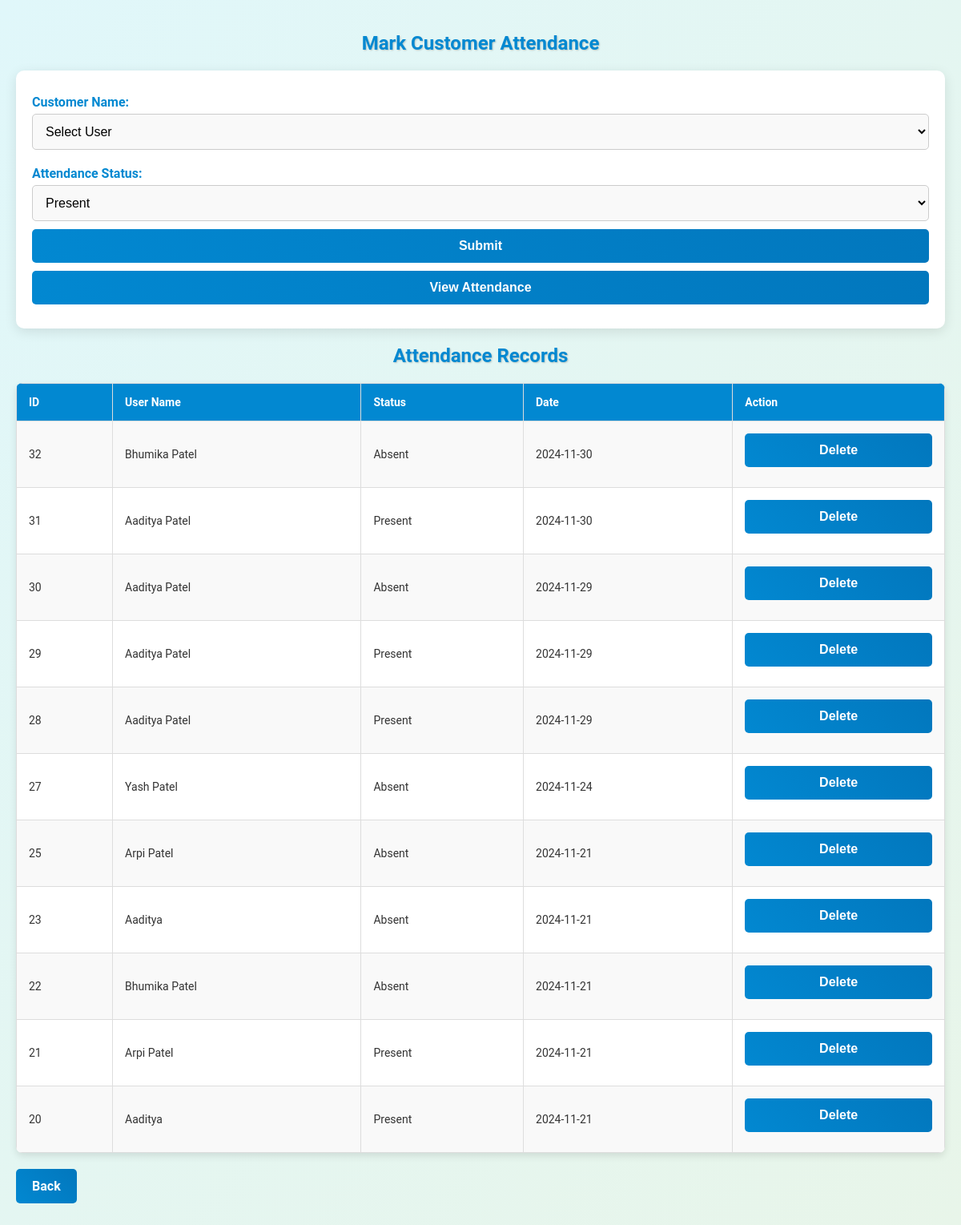
Screenshot of /attendance.php with the database file from the repository.
### tables this page shows
CREATE TABLE `tbl_attendance` (
  `a_id` int(11) NOT NULL,
  `name` varchar(100) NOT NULL,
  `attendance_status` enum('Present','Absent') NOT NULL,
  `attendance_date` date NOT NULL DEFAULT curdate()
);

### attendance.php (the view, shortened to what this page needs)
<?php
$host = 'localhost';
$username = 'root';
$password = '';
$dbname = 'gym_management';
$conn = new mysqli($host, $username, $password, $dbname);
?>
<!DOCTYPE html>
<html lang="en">
<head>
</head>
<body>
    <h2>Mark Customer Attendance</h2>
    <div class="form-section">
        <form action="" method="POST">
            <label for="name">Customer Name:</label>
            <select id="name" name="name" required>
                <option value="">Select User</option>
            </select>
            <label for="attendance_status">Attendance Status:</label>
            <select id="attendance_status" name="attendance_status" required>
                <option value="Present">Present</option>
            </select>
            <button type="submit" name="submit_attendance">Submit</button>
            <button type="submit" name="view_attendance">View Attendance</button>
        </form>
    </div>
    <h2>Attendance Records</h2>
    <table>
        <tr>
            <th>ID</th>
            <th>User Name</th>
            <th>Status</th>
            <th>Date</th>
            <th>Action</th>
        </tr>
        <?php
        $sql = "SELECT * FROM tbl_attendance ORDER BY attendance_date DESC";
        $result = $conn->query($sql);
        if ($result->num_rows > 0) {
            while ($row = $result->fetch_assoc()) {
                echo "<tr>
                    <td>{$row['a_id']}</td>
                    <td>{$row['name']}</td>
                    <td>{$row['attendance_status']}</td>
                    <td>{$row['attendance_date']}</td>
                    <td>
                        <form action='' method='POST' style='display:inline;'>
                            <input type='hidden' name='attendance_id' value='{$row['a_id']}'>
                            <button type='submit' name='delete_attendance' onclick=\"return confirm('Are you sure you want to delete this record?');\">Delete</button>
                        </form>
                    </td>
                </tr>";
            }
        } else {
            echo "<tr><td colspan='5'>No records found</td></tr>";
        }
        ?>
    </table>
    <a href="nevigation_page.php" class="logout-btn">Back</a>
</body>
</html>

### attendance.php (style rules this page uses)
body { font-family: 'Roboto', sans-serif; background: linear-gradient(to bottom right, #e0f7fa, #e8f5e9); margin: 0; padding: 20px; color: #333; }
h1, h2, h3 { color: #0288d1; text-align: center; text-shadow: 1px 1px 2px rgba(0, 0, 0, 0.2); }
.form-section { background: white; padding: 20px; margin: 20px 0; border-radius: 10px; box-shadow: 0 4px 15px rgba(0, 0, 0, 0.1); }
label { display: block; margin: 10px 0 5px; font-weight: bold; color: #0288d1; }
select, button { width: 100%; padding: 12px; margin-bottom: 10px; border: 1px solid #ccc; border-radius: 5px; box-sizing: border-box; font-size: 16px; background-color: #f9f9f9; transition: all 0.3s ease; }
button { background: linear-gradient(45deg, #0288d1, #0277bd); color: white; border: none; font-size: 16px; font-weight: bold; cursor: pointer; transition: background 0.3s ease, transform 0.2s ease; }
table { width: 100%; border-collapse: collapse; margin: 20px 0; background-color: white; border-radius: 8px; overflow: hidden; box-shadow: 0 4px 10px rgba(0, 0, 0, 0.1); }
table th, table td { padding: 15px; border: 1px solid #ddd; text-align: left; font-size: 14px; }
table th { background-color: #0288d1; color: white; font-weight: bold; }
table tr:nth-child(even) { background-color: #f9f9f9; }
.logout-btn { display: inline-block; background: linear-gradient(45deg, #0288d1, #0277bd); color: white; padding: 12px 20px; text-decoration: none; border-radius: 5px; font-weight: bold; text-align: center; transition: background 0.3s ease, transform 0.2s ease; }

### rows the page displays
tbl_attendance: a_id "32", name "Bhumika Patel", attendance_status "Absent", attendance_date "2024-11-30"
tbl_attendance: a_id "31", name "Aaditya Patel", attendance_status "Present", attendance_date "2024-11-30"
tbl_attendance: a_id "30", name "Aaditya Patel", attendance_status "Absent", attendance_date "2024-11-29"
tbl_attendance: a_id "29", name "Aaditya Patel", attendance_status "Present", attendance_date "2024-11-29"
tbl_attendance: a_id "28", name "Aaditya Patel", attendance_status "Present", attendance_date "2024-11-29"
tbl_attendance: a_id "27", name "Yash Patel", attendance_status "Absent", attendance_date "2024-11-24"
tbl_attendance: a_id "25", name "Arpi Patel", attendance_status "Absent", attendance_date "2024-11-21"
tbl_attendance: a_id "23", name "Aaditya", attendance_status "Absent", attendance_date "2024-11-21"
tbl_attendance: a_id "22", name "Bhumika Patel", attendance_status "Absent", attendance_date "2024-11-21"
tbl_attendance: a_id "21", name "Arpi Patel", attendance_status "Present", attendance_date "2024-11-21"
tbl_attendance: a_id "20", name "Aaditya", attendance_status "Present", attendance_date "2024-11-21"
